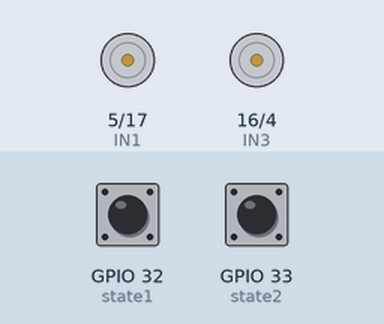
Simulated run of this sketch. Board: ESP32. On the bench: motor-driver pin pairs drawn as motors (green arrow = first pin HIGH = forward, orange = second pin HIGH = backward, longer = more drive, scaled by the enable pin). Inputs (shaded band) come from the test bench; at power-on: GPIO 32 (state1) HIGH, GPIO 33 (state2) HIGH. What the sketch prints to the serial monitor is not drawn.

Above: at 1.2 s.
1.3 s: GPIO 32 (state1) pulled LOW for 0.15 s
At 1.7 s:
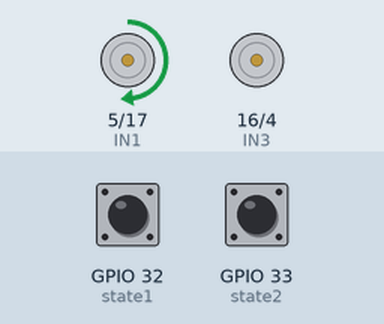
3.3 s: GPIO 33 (state2) pulled LOW for 0.15 s
At 3.7 s:
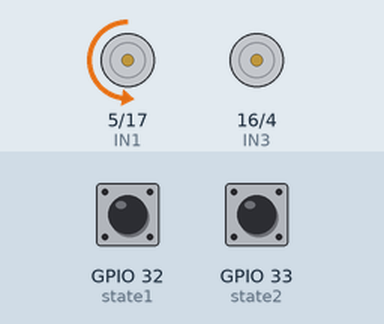
5.3 s: GPIO 33 (state2) pulled LOW for 3.2 s
At 9.9 s:
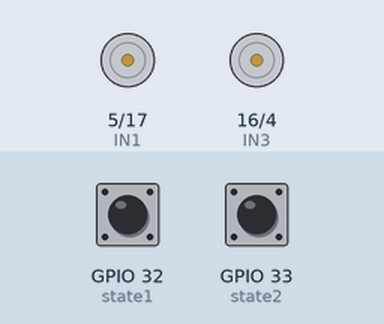
10.3 s: GPIO 32 (state1) pulled LOW for 3.2 s
At 10.9 s:
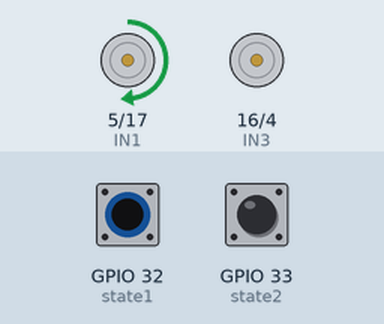
Timing chart, 0 to 15.3 s (numbered marks = the images above; inputs shaded):
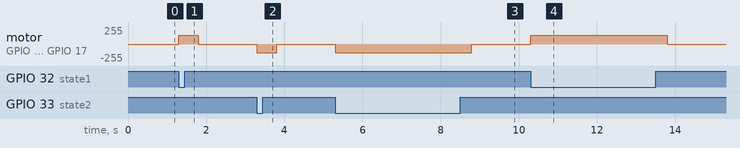

The sketch:

H-bridge_with_toggle.ino
```cpp
 //use PWM pins for controlling speed using Enable pins

#define ENA 19 //pin for controlling speed of MOTOR A
#define IN1 5
#define IN2 17

#define ENB 18  //pin for controlling speed of MOTOR B
#define IN3 16
#define IN4 4

//define pins for the Toggle Switch
#define state1 32
#define state2 33

//set up the functions for movements
void moveForward();
void moveBackward();


void setup() {

  //define pinModes
  pinMode(ENA,OUTPUT);
  pinMode(IN1,OUTPUT);
  pinMode(IN2,OUTPUT);
  pinMode(ENB,OUTPUT);
  pinMode(IN3,OUTPUT);
  pinMode(IN4,OUTPUT);
  pinMode(state1, INPUT_PULLUP);
  pinMode(state2, INPUT_PULLUP);

  //for Serial Monitor
  Serial.begin(115200);
}

void loop() {

  //read the toggle pins as HIGH or LOW
  bool toggle1 = digitalRead(state1);
  bool toggle2 = digitalRead(state2);

  //checks for toggle1 to be LOW
  if (!toggle1){
    moveForward();
  }
  //checks if toggle2 is LOW
  else if (!toggle2) {
    moveBackward();
  }
  //if both of the toggle pins become high it stops. Only happens if you are using a three state switch for forward,backward and stop
   else {
    digitalWrite(IN1, LOW);
    digitalWrite(IN2, LOW);
    digitalWrite(IN3, LOW);
    digitalWrite(IN4, LOW);
    Serial.println("Stopped.");
  }


}

//Function for moving Forward
void moveForward(){
    Serial.println("Moving Forward");
    digitalWrite (IN1, HIGH);
    digitalWrite (IN2, LOW);
    digitalWrite(IN3, HIGH);
    digitalWrite(IN4, LOW);
    analogWrite (ENA, 130);
    delay(500);
  }
//Function for moving Backward
  void moveBackward(){
    Serial.println("Moving Backward");
    digitalWrite (IN1, LOW);
    digitalWrite (IN2, HIGH);
    digitalWrite (IN3, LOW);
    digitalWrite (IN4, HIGH);
    analogWrite (ENA, 130);
    delay(500);
  }
```

Measured:
- after the input at 1.3 s, motor on GPIO 5 (IN1) / GPIO 17 (IN2): stopped → forward 130/255 at once, → stopped 0.50 s later
- after the input at 3.3 s, motor on GPIO 5 (IN1) / GPIO 17 (IN2): stopped → backward 130/255 at once, → stopped 0.50 s later
- after the input at 5.3 s, motor on GPIO 5 (IN1) / GPIO 17 (IN2): stopped → backward 130/255 at once, → stopped 3.5 s later
- after the input at 10.3 s, motor on GPIO 5 (IN1) / GPIO 17 (IN2): stopped → forward 130/255 at once, → stopped 3.5 s later
